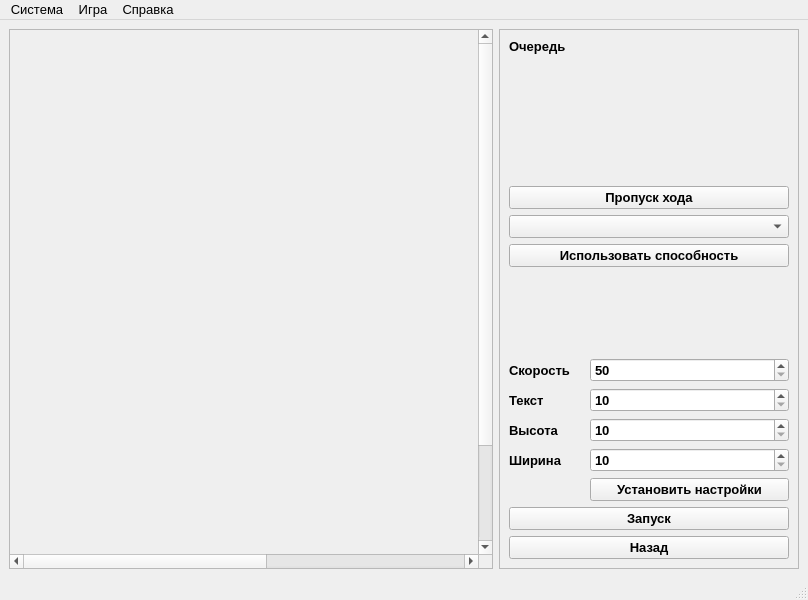
<?xml version="1.0" encoding="UTF-8"?>
<ui version="4.0">
 <class>MainWindow</class>
 <widget class="QMainWindow" name="MainWindow">
  <property name="geometry">
   <rect>
    <x>0</x>
    <y>0</y>
    <width>808</width>
    <height>600</height>
   </rect>
  </property>
  <property name="minimumSize">
   <size>
    <width>800</width>
    <height>600</height>
   </size>
  </property>
  <property name="font">
   <font>
    <pointsize>10</pointsize>
   </font>
  </property>
  <property name="windowTitle">
   <string>Кампания</string>
  </property>
  <widget class="QWidget" name="centralwidget">
   <layout class="QGridLayout" name="gridLayout_2">
    <item row="0" column="0">
     <layout class="QGridLayout" name="gridLayout">
      <item row="0" column="0">
       <widget class="QScrollArea" name="mapScrollArea">
        <property name="verticalScrollBarPolicy">
         <enum>Qt::ScrollBarAlwaysOn</enum>
        </property>
        <property name="horizontalScrollBarPolicy">
         <enum>Qt::ScrollBarAlwaysOn</enum>
        </property>
        <property name="sizeAdjustPolicy">
         <enum>QAbstractScrollArea::AdjustToContents</enum>
        </property>
        <property name="widgetResizable">
         <bool>false</bool>
        </property>
        <widget class="QWidget" name="scrollAreaWidgetContents">
         <property name="geometry">
          <rect>
           <x>0</x>
           <y>0</y>
           <width>848</width>
           <height>648</height>
          </rect>
         </property>
         <property name="sizePolicy">
          <sizepolicy hsizetype="Minimum" vsizetype="Minimum">
           <horstretch>0</horstretch>
           <verstretch>0</verstretch>
          </sizepolicy>
         </property>
         <layout class="QGridLayout" name="gridLayout_4"/>
        </widget>
       </widget>
      </item>
      <item row="0" column="1">
       <widget class="QFrame" name="frame">
        <property name="minimumSize">
         <size>
          <width>300</width>
          <height>0</height>
         </size>
        </property>
        <property name="maximumSize">
         <size>
          <width>300</width>
          <height>16777215</height>
         </size>
        </property>
        <property name="frameShape">
         <enum>QFrame::StyledPanel</enum>
        </property>
        <property name="frameShadow">
         <enum>QFrame::Raised</enum>
        </property>
        <layout class="QGridLayout" name="gridLayout_7">
         <item row="0" column="0">
          <layout class="QGridLayout" name="gridLayout_6">
           <item row="1" column="0" rowspan="4">
            <widget class="QLabel" name="imageLabel">
             <property name="minimumSize">
              <size>
               <width>75</width>
               <height>120</height>
              </size>
             </property>
             <property name="maximumSize">
              <size>
               <width>60</width>
               <height>120</height>
              </size>
             </property>
             <property name="font">
              <font>
               <pointsize>10</pointsize>
               <weight>75</weight>
               <bold>true</bold>
              </font>
             </property>
             <property name="text">
              <string/>
             </property>
             <property name="scaledContents">
              <bool>true</bool>
             </property>
             <property name="alignment">
              <set>Qt::AlignLeading|Qt::AlignLeft|Qt::AlignVCenter</set>
             </property>
            </widget>
           </item>
           <item row="4" column="1">
            <widget class="QLabel" name="healthLabel">
             <property name="font">
              <font>
               <pointsize>10</pointsize>
               <weight>75</weight>
               <bold>true</bold>
              </font>
             </property>
             <property name="text">
              <string/>
             </property>
            </widget>
           </item>
           <item row="16" column="0" colspan="2">
            <widget class="QPushButton" name="startPushButton">
             <property name="font">
              <font>
               <pointsize>10</pointsize>
               <weight>75</weight>
               <bold>true</bold>
              </font>
             </property>
             <property name="text">
              <string>Запуск</string>
             </property>
            </widget>
           </item>
           <item row="5" column="0" colspan="2">
            <widget class="QPushButton" name="passPushButton">
             <property name="font">
              <font>
               <pointsize>10</pointsize>
               <weight>75</weight>
               <bold>true</bold>
              </font>
             </property>
             <property name="text">
              <string>Пропуск хода</string>
             </property>
            </widget>
           </item>
           <item row="12" column="0">
            <widget class="QLabel" name="label">
             <property name="font">
              <font>
               <pointsize>10</pointsize>
               <weight>75</weight>
               <bold>true</bold>
              </font>
             </property>
             <property name="text">
              <string>Высота</string>
             </property>
            </widget>
           </item>
           <item row="7" column="0" colspan="2">
            <widget class="QPushButton" name="activeActionPushButton">
             <property name="font">
              <font>
               <pointsize>10</pointsize>
               <weight>75</weight>
               <bold>true</bold>
              </font>
             </property>
             <property name="text">
              <string>Использовать способность</string>
             </property>
            </widget>
           </item>
           <item row="14" column="1">
            <widget class="QPushButton" name="setSizeGridPushButton">
             <property name="font">
              <font>
               <pointsize>10</pointsize>
               <weight>75</weight>
               <bold>true</bold>
              </font>
             </property>
             <property name="text">
              <string>Установить настройки</string>
             </property>
            </widget>
           </item>
           <item row="11" column="0">
            <widget class="QLabel" name="label_3">
             <property name="font">
              <font>
               <pointsize>10</pointsize>
               <weight>75</weight>
               <bold>true</bold>
              </font>
             </property>
             <property name="text">
              <string>Текст</string>
             </property>
            </widget>
           </item>
           <item row="13" column="1">
            <widget class="QSpinBox" name="widthSpinBox">
             <property name="font">
              <font>
               <pointsize>10</pointsize>
               <weight>75</weight>
               <bold>true</bold>
              </font>
             </property>
             <property name="minimum">
              <number>10</number>
             </property>
             <property name="maximum">
              <number>200</number>
             </property>
            </widget>
           </item>
           <item row="2" column="1">
            <widget class="QLabel" name="groupLabel">
             <property name="font">
              <font>
               <pointsize>10</pointsize>
               <weight>75</weight>
               <bold>true</bold>
              </font>
             </property>
             <property name="text">
              <string/>
             </property>
            </widget>
           </item>
           <item row="0" column="0">
            <widget class="QLabel" name="label_4">
             <property name="font">
              <font>
               <pointsize>10</pointsize>
               <weight>75</weight>
               <bold>true</bold>
              </font>
             </property>
             <property name="text">
              <string>Очередь</string>
             </property>
            </widget>
           </item>
           <item row="9" column="0">
            <spacer name="verticalSpacer">
             <property name="orientation">
              <enum>Qt::Vertical</enum>
             </property>
             <property name="sizeHint" stdset="0">
              <size>
               <width>20</width>
               <height>40</height>
              </size>
             </property>
            </spacer>
           </item>
           <item row="1" column="1">
            <widget class="QLabel" name="nameLabel">
             <property name="sizePolicy">
              <sizepolicy hsizetype="Expanding" vsizetype="Preferred">
               <horstretch>0</horstretch>
               <verstretch>0</verstretch>
              </sizepolicy>
             </property>
             <property name="font">
              <font>
               <pointsize>10</pointsize>
               <weight>75</weight>
               <bold>true</bold>
              </font>
             </property>
             <property name="text">
              <string/>
             </property>
             <property name="alignment">
              <set>Qt::AlignLeading|Qt::AlignLeft|Qt::AlignVCenter</set>
             </property>
            </widget>
           </item>
           <item row="0" column="1">
            <widget class="QLabel" name="queueLabel">
             <property name="font">
              <font>
               <pointsize>10</pointsize>
               <weight>75</weight>
               <bold>true</bold>
              </font>
             </property>
             <property name="text">
              <string/>
             </property>
            </widget>
           </item>
           <item row="17" column="0" colspan="2">
            <widget class="QPushButton" name="backPushButton">
             <property name="font">
              <font>
               <pointsize>10</pointsize>
               <weight>75</weight>
               <bold>true</bold>
              </font>
             </property>
             <property name="text">
              <string>Назад</string>
             </property>
            </widget>
           </item>
           <item row="11" column="1">
            <widget class="QSpinBox" name="fontSpinBox">
             <property name="font">
              <font>
               <pointsize>10</pointsize>
               <weight>75</weight>
               <bold>true</bold>
              </font>
             </property>
             <property name="minimum">
              <number>10</number>
             </property>
             <property name="maximum">
              <number>200</number>
             </property>
            </widget>
           </item>
           <item row="12" column="1">
            <widget class="QSpinBox" name="heightSpinBox">
             <property name="font">
              <font>
               <pointsize>10</pointsize>
               <weight>75</weight>
               <bold>true</bold>
              </font>
             </property>
             <property name="minimum">
              <number>10</number>
             </property>
             <property name="maximum">
              <number>200</number>
             </property>
            </widget>
           </item>
           <item row="13" column="0">
            <widget class="QLabel" name="label_2">
             <property name="font">
              <font>
               <pointsize>10</pointsize>
               <weight>75</weight>
               <bold>true</bold>
              </font>
             </property>
             <property name="text">
              <string>Ширина</string>
             </property>
            </widget>
           </item>
           <item row="3" column="1">
            <widget class="QLabel" name="posLabel">
             <property name="font">
              <font>
               <pointsize>10</pointsize>
               <weight>75</weight>
               <bold>true</bold>
              </font>
             </property>
             <property name="text">
              <string/>
             </property>
            </widget>
           </item>
           <item row="6" column="0" colspan="2">
            <widget class="QComboBox" name="actionsComboBox">
             <property name="font">
              <font>
               <pointsize>10</pointsize>
               <weight>75</weight>
               <bold>true</bold>
              </font>
             </property>
            </widget>
           </item>
           <item row="10" column="0">
            <widget class="QLabel" name="label_5">
             <property name="font">
              <font>
               <pointsize>10</pointsize>
               <weight>75</weight>
               <bold>true</bold>
              </font>
             </property>
             <property name="text">
              <string>Скорость</string>
             </property>
            </widget>
           </item>
           <item row="10" column="1">
            <widget class="QSpinBox" name="speedTimeSpinBox">
             <property name="font">
              <font>
               <pointsize>10</pointsize>
               <weight>75</weight>
               <bold>true</bold>
              </font>
             </property>
             <property name="minimum">
              <number>50</number>
             </property>
             <property name="maximum">
              <number>5000</number>
             </property>
            </widget>
           </item>
          </layout>
         </item>
        </layout>
       </widget>
      </item>
     </layout>
    </item>
   </layout>
  </widget>
  <widget class="QMenuBar" name="menubar">
   <property name="geometry">
    <rect>
     <x>0</x>
     <y>0</y>
     <width>808</width>
     <height>23</height>
    </rect>
   </property>
   <widget class="QMenu" name="menu">
    <property name="title">
     <string>Система</string>
    </property>
    <addaction name="settingsAppAction"/>
    <addaction name="backAction"/>
    <addaction name="exitAction"/>
   </widget>
   <widget class="QMenu" name="menu_2">
    <property name="title">
     <string>Справка</string>
    </property>
    <addaction name="aboutAppAction"/>
   </widget>
   <widget class="QMenu" name="menu_3">
    <property name="title">
     <string>Игра</string>
    </property>
    <addaction name="showPowerTeamAction"/>
    <addaction name="showPowerEnemyAction"/>
   </widget>
   <addaction name="menu"/>
   <addaction name="menu_3"/>
   <addaction name="menu_2"/>
  </widget>
  <widget class="QStatusBar" name="statusbar"/>
  <action name="backAction">
   <property name="text">
    <string>Назад (отмена игры)</string>
   </property>
  </action>
  <action name="exitAction">
   <property name="text">
    <string>Закрыть приложение</string>
   </property>
  </action>
  <action name="aboutAppAction">
   <property name="text">
    <string>О программе</string>
   </property>
  </action>
  <action name="showPowerTeamAction">
   <property name="text">
    <string>Показать силу команды</string>
   </property>
  </action>
  <action name="showPowerEnemyAction">
   <property name="text">
    <string>Показать силу врага</string>
   </property>
  </action>
  <action name="action_3">
   <property name="text">
    <string>Старт</string>
   </property>
  </action>
  <action name="action_4">
   <property name="text">
    <string>Стоп</string>
   </property>
  </action>
  <action name="settingsAppAction">
   <property name="text">
    <string>Настройки</string>
   </property>
  </action>
 </widget>
 <resources/>
 <connections/>
</ui>
